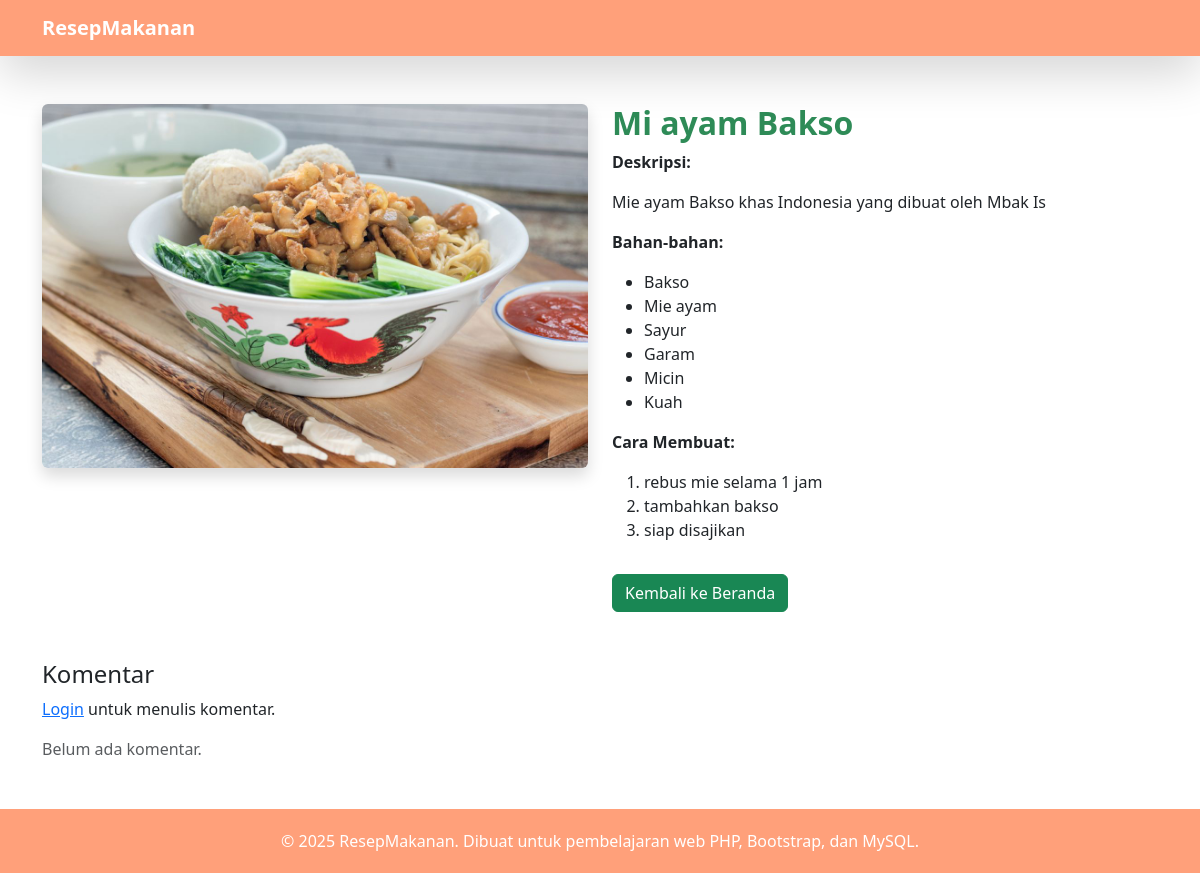
Screenshot of /detail-resep.php?id=3 with the database file from the repository.
### tables this page shows
CREATE TABLE `resep` (
  `id` int(11) NOT NULL,
  `judul` varchar(255) NOT NULL,
  `deskripsi` text NOT NULL,
  `kategori` varchar(100) DEFAULT NULL,
  `bahan` text NOT NULL,
  `langkah` text NOT NULL,
  `gambar` varchar(255) DEFAULT NULL,
  `id_kategori` int(11) DEFAULT NULL
);

### detail-resep.php (the view, shortened to what this page needs)
<?php
include 'koneksi.php';
$id = (int) $_GET['id'];
$stmt = $koneksi->prepare("SELECT * FROM resep WHERE id = ?");
$stmt->bind_param("i", $id);
$stmt->execute();
$result = $stmt->get_result();
$resep = $result->fetch_assoc();
$stmt_kom = $koneksi->prepare("SELECT komentar.*, users.username FROM komentar
    JOIN users ON komentar.id_user = users.id
    WHERE komentar.id_resep = ? ORDER BY komentar.tanggal DESC");
$stmt_kom->bind_param("i", $id);
$stmt_kom->execute();
$komentar_result = $stmt_kom->get_result();
$komentars = $komentar_result->fetch_all(MYSQLI_ASSOC);
?>
<!DOCTYPE html>
<html lang="id">
<head>
    <link href="https://cdn.jsdelivr.net/npm/bootstrap@5.3.0/dist/css/bootstrap.min.css" rel="stylesheet">
</head>
<body>
<nav class="navbar navbar-expand-lg shadow-lg">
  <div class="container">
    <a class="navbar-brand" href="index.php">ResepMakanan</a>
  </div>
</nav>
<div class="container my-5">
    <div class="row">
        <div class="col-md-6">
            <img src="images/<?= htmlspecialchars($resep['gambar']) ?>" class="img-fluid rounded shadow" alt="<?= htmlspecialchars($resep['judul']) ?>">
        </div>
        <div class="col-md-6">
            <h2 class="section-title"><?= htmlspecialchars($resep['judul']) ?></h2>
            <p><strong>Deskripsi:</strong></p>
            <p><?= nl2br(htmlspecialchars($resep['deskripsi'])) ?></p>
            <p><strong>Bahan-bahan:</strong></p>
            <ul>
                <?php
                $bahan = explode("\n", $resep['bahan']);
                foreach ($bahan as $item) {
                    echo "<li>" . htmlspecialchars($item) . "</li>";
                }
                ?>
            </ul>
            <p><strong>Cara Membuat:</strong></p>
            <ol>
                <?php
                $langkah = explode("\n", $resep['langkah']);
                foreach ($langkah as $step) {
                    echo "<li>" . htmlspecialchars($step) . "</li>";
                }
                ?>
            </ol>
            <a href="index.php" class="btn btn-success mt-3">Kembali ke Beranda</a>
        </div>
    </div>
    <div class="mt-5">
        <h4>Komentar</h4>
        <?php if (isset($_SESSION['user_id'])): ?>
        <form action="proses-komentar.php" method="post" class="mb-4 ">
            <input type="hidden" name="id_resep" value="<?= $resep['id'] ?>">
            <div class="mb-2">
                <textarea name="isi" rows="3" class=" form-control shadow-sm" placeholder="Tulis komentar Anda..." required></textarea>
            </div>
            <button type="submit" class="btn btn-success shadow-sm">Kirim</button>
        </form>
        <?php else: ?>
        <p><a href="login.php">Login</a> untuk menulis komentar.</p>
        <?php endif; ?>
        <?php if (empty($komentars)): ?>
            <p class="text-muted">Belum ada komentar.</p>
        <?php endif; ?>
    </div>
</div>
<footer class="footer mt-auto text-center text-white">
  <div class="container">
    <p class="mb-0">© <?= date('Y') ?> ResepMakanan. Dibuat untuk pembelajaran web PHP, Bootstrap, dan MySQL.</p>
  </div>
</footer>
</body>
</html>

### detail-resep.php (style rules this page uses)
body { background-color: #fff; font-family: 'Segoe UI', sans-serif; }
.navbar { background-color: #FFA07A; }
.navbar-brand { font-weight: bold; color: white !important; }
.section-title { color: #2e8b57; font-weight: bold; }
.footer { background-color: #FFA07A; padding: 20px 0; margin-top: 60px; }

### rows the page displays
resep: gambar (picture), judul "Mi ayam Bakso", deskripsi "Mie ayam Bakso khas Indonesia yang dibuat oleh Mbak Is", bahan "Bakso", bahan "Mie ayam", bahan "Sayur", bahan "Garam", bahan "Micin", bahan "Kuah", langkah "rebus mie selama 1 jam", langkah "tambahkan bakso", langkah "siap disajikan"
